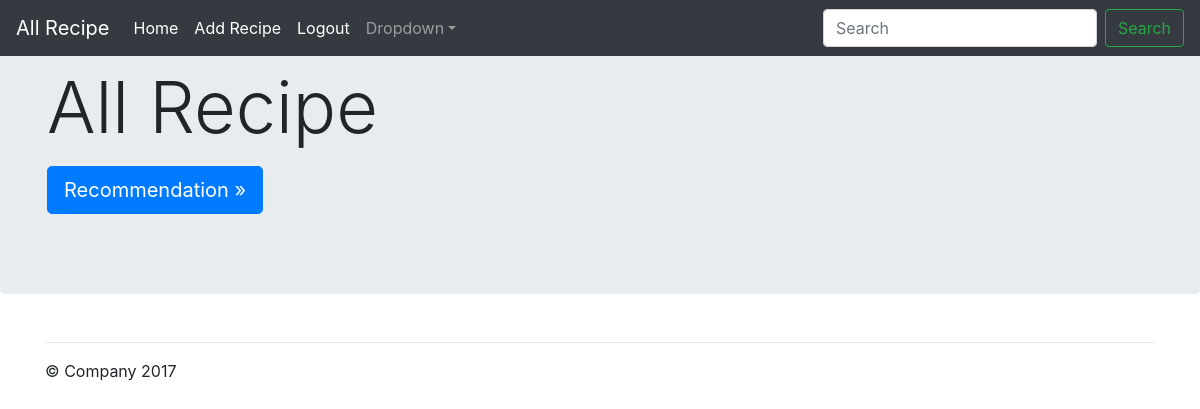
Page /recipe/search.php on the earlier database version.
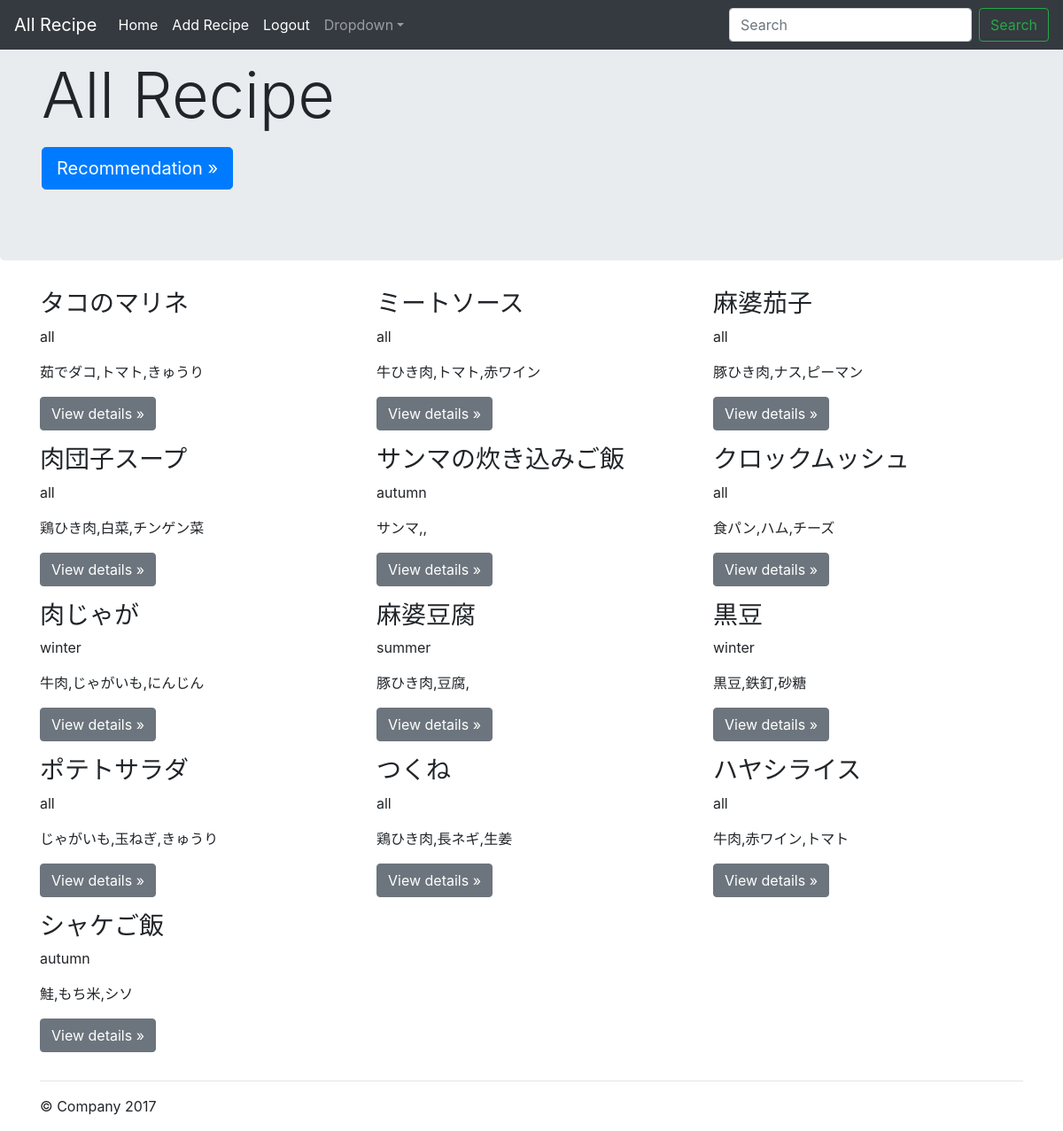
Same page on the later database version.
### tables this page shows
CREATE TABLE `recipe` (
  `id` int(11) NOT NULL,
  `userid` int(11) NOT NULL,
  `title` varchar(64) NOT NULL,
  `ingredient1` varchar(64) NOT NULL,
  `ingredient2` varchar(64) DEFAULT NULL,
  `ingredient3` varchar(64) DEFAULT NULL,
  `url` varchar(256) DEFAULT NULL,
  `recipememo` text,
  `season` varchar(64) NOT NULL,
  `review` text,
  `original` int(11) NOT NULL,
  `author` int(11) NOT NULL,
  `inputdate` datetime NOT NULL
);

### recipe/search.php (the view, shortened to what this page needs)
<?php
$search = $_POST["search"];
$pdo = db_conn();
$sql = "SELECT * FROM recipe WHERE title LIKE '%$search%' OR ingredient1 LIKE '%$search%' OR ingredient2 LIKE '%$search%' OR ingredient3 LIKE '%$search%' OR season LIKE '%$search%'";
$stmt = $pdo->prepare($sql);
$status = $stmt->execute();
if($status==false){
    sql_error();
} else {
  while($recipe = $stmt->fetch(PDO::FETCH_ASSOC)){
    if($recipe["original"] == 0){
        $view .= '<div class="col-md-4"><h3>';
        $view .= $recipe["title"];
        $view .= '</h3><p>';
        $view .= $recipe["season"];
        $view .= '</p><p>';
        $view .= $recipe["ingredient1"].','.$recipe["ingredient2"].','.$recipe["ingredient3"];
        $view .= '</p>';
        $view .= '<p><a class="btn btn-secondary" href="../recipe/showrecipe.php?id='.$recipe["id"].'" role="button">View details &raquo;</a></p>';
        $view .= '</div>';
    }
  }
}
?>
<!DOCTYPE html>
<html lang="en">
  <head>
      <link rel="stylesheet" href="https://getbootstrap.com/docs/4.0/dist/css/bootstrap.min.css">
    <link href="https://getbootstrap.com/docs/4.0/examples/jumbotron/jumbotron.css" rel="stylesheet">
  </head>
  <body>
    <nav class="navbar navbar-expand-md navbar-dark fixed-top bg-dark">
      <a class="navbar-brand" href="../recipe/allrecipe.php">All Recipe</a>
      <div class="collapse navbar-collapse" id="navbarsExampleDefault">
        <ul class="navbar-nav mr-auto">
          <li class="nav-item active">
            <a class="nav-link" href="../mypage/index.php">Home <span class="sr-only">(current)</span></a>
          </li>
          <li class="nav-item active">
            <a class="nav-link" href="../recipe/recipe.php">Add Recipe</a>
          </li>
          <li class="nav-item active">
            <a class="nav-link" href="../signin/logout.php">Logout</a>
          </li>
          <li class="nav-item dropdown">
            <a class="nav-link dropdown-toggle" href="http://example.com" id="dropdown01" data-toggle="dropdown" aria-haspopup="true" aria-expanded="false">Dropdown</a>
          </li>
        </ul>
        <form class="form-inline my-2 my-lg-0" method="post" action="../recipe/search.php">
          <input class="form-control mr-sm-2" type="text" placeholder="Search" aria-label="Search" name="search">
          <button class="btn btn-outline-success my-2 my-sm-0" type="submit">Search</button>
        </form>
      </div>
    </nav>
    <div class="jumbotron">
      <div class="container">
        <h1 class="display-3">All Recipe</h1>
        <p><a class="btn btn-primary btn-lg" href="../recommend/recommend.php" role="button">Recommendation &raquo;</a></p>
      </div>
    </div>
    <div class="container">
      <div class="row">
        <?=$view?>
      </div>
      <hr>
      <footer>
        <p>&copy; Company 2017</p>
      </footer>
    </div>
  </body>
</html>

Differences in the rows shown:
added recipe: original "タコのマリネ all 茹でダコ,トマト,きゅうり"
added recipe: original "ミートソース all 牛ひき肉,トマト,赤ワイン"
added recipe: original "麻婆茄子 all 豚ひき肉,ナス,ピーマン"
added recipe: original "肉団子スープ all 鶏ひき肉,白菜,チンゲン菜"
added recipe: original "サンマの炊き込みご飯 autumn サンマ,,"
added recipe: original "クロックムッシュ all 食パン,ハム,チーズ"
added recipe: original "肉じゃが winter 牛肉,じゃがいも,にんじん"
added recipe: original "麻婆豆腐 summer 豚ひき肉,豆腐,"
added recipe: original "黒豆 winter 黒豆,鉄釘,砂糖"
added recipe: original "ポテトサラダ all じゃがいも,玉ねぎ,きゅうり"
added recipe: original "つくね all 鶏ひき肉,長ネギ,生姜"
added recipe: original "ハヤシライス all 牛肉,赤ワイン,トマト"
added recipe: original "シャケご飯 autumn 鮭,もち米,シソ"
